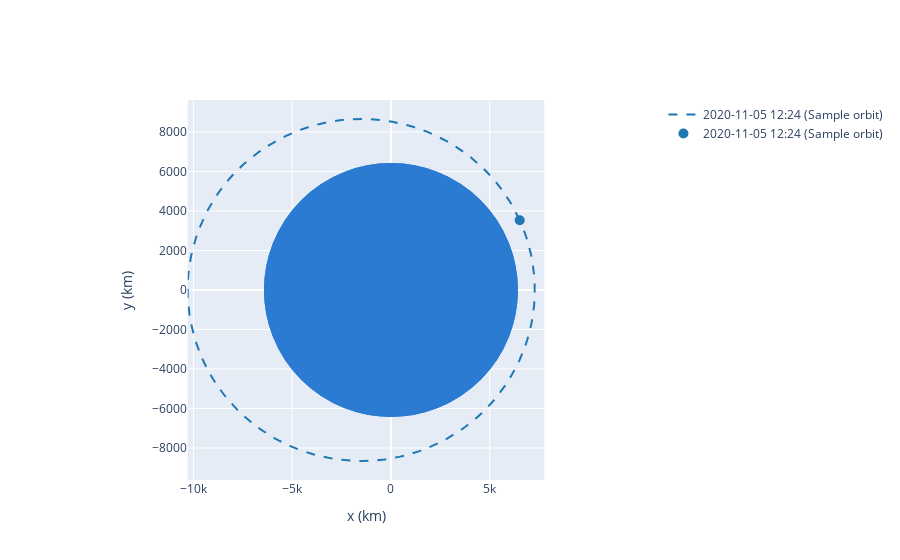

Here is the notebook cell this chart was saved with:
### Code cell
ss.plot(label="Sample orbit", interactive=True)

### Figure 1 — Plotly figure (JSON) as saved in the notebook; plotly's stock layout.template omitted (floating-point values rounded to 4 significant figures; data arrays with more than 128 entries replaced by an {"elided": "..."} marker saying what was removed)
{"data": [{"hoverinfo": "none", "line": {"color": "rgb(31, 119, 180)", "dash": "dash", "width": 2}, "mode": "lines", "name": "2020-11-05 12:24 (Sample orbit)", "type": "scatter", "x": {"elided": "150 float values"}, "y": {"elided": "150 float values"}}, {"marker": {"color": "rgb(31, 119, 180)", "size": 10}, "mode": "markers", "name": "2020-11-05 12:24 (Sample orbit)", "type": "scatter", "x": [6519.0], "y": [3532.0]}], "layout": {"autosize": true, "shapes": [{"fillcolor": "#2a7bd1", "line": {"color": "#2a7bd1"}, "opacity": 1, "type": "circle", "x0": -6378.0, "x1": 6378.0, "xref": "x", "y0": -6378.0, "y1": 6378.0, "yref": "y"}, {"fillcolor": "#2a7bd1", "line": {"color": "#2a7bd1"}, "opacity": 1, "type": "circle", "x0": -6378.0, "x1": 6378.0, "xref": "x", "y0": -6378.0, "y1": 6378.0, "yref": "y"}], "xaxis": {"constrain": "domain", "title": {"text": "x (km)"}}, "yaxis": {"scaleanchor": "x", "title": {"text": "y (km)"}}}}
